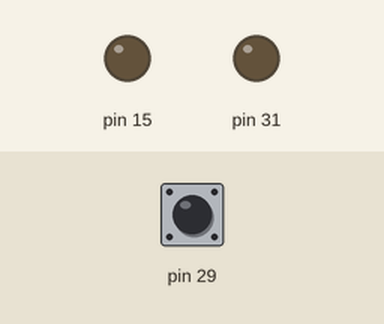
The program below on a simulated Raspberry Pi (header pin numbers). Parts: output pins drawn as LEDs (lit = HIGH). The test bench sets the inputs (shaded band); at power-on: pin 29 LOW. The clock reads 2024-03-15 10:24:30 at power-on unless the program sets it; the camera gives no picture and a still takes 0.5 s; threads take turns every 2 ms.

Above: at 2.2 s.
2.3 s: pin 29 pulled HIGH for 0.15 s
At 3.4 s:
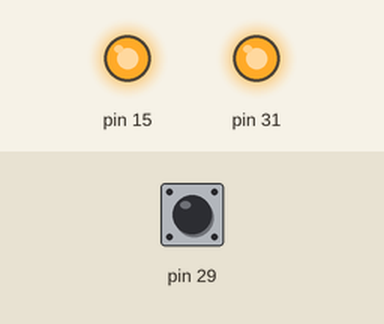
5.3 s: pin 29 pulled HIGH for 3.2 s
At 9.5 s:
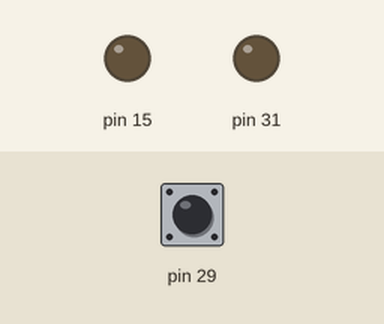
Timing chart, 0 to 11.0 s (numbered marks = the images above; inputs shaded):
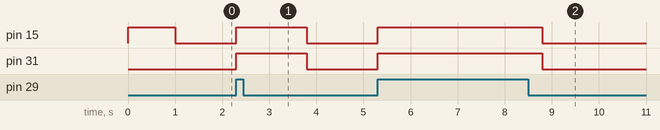

The program:

sampleCamera.py
```python
import picamera
from time import time, sleep, gmtime
import os.path
import os
import RPi.GPIO as GPIO
import threading

GPIO.setwarnings(False)
Event2 = threading.Event()
Event3 = threading.Event()
successor = False

#
# Returns the current time as a string with the format:
# mm-dd@hh:mm:ss
#
def getCurrentTimeString ():
  tm = gmtime()

  return "%04d-%02d-%02d_%02d-%02d-%02d" % \
  (tm.tm_year,tm.tm_mon,tm.tm_mday,tm.tm_hour,
  tm.tm_min,tm.tm_sec)

# use P1 header pin numbering convention
GPIO.setmode(GPIO.BOARD)
# Set up the GPIO channels - one input
GPIO.setup(29, GPIO.IN, pull_up_down=GPIO.PUD_DOWN)
GPIO.setup(15, GPIO.OUT)
GPIO.setup(31, GPIO.OUT)
#GPIO.add_event_detect(29, GPIO.RISING)
#print("START")
# Input from pin 11
#input_value = GPIO.input(29)
GPIO.output(15, GPIO.HIGH)
sleep(1)
GPIO.output(15, GPIO.LOW)

#
# Initialize camera and settings
#
#print("Test")
camera = picamera.PiCamera()
camera.sharpness = 0
camera.contrast = 0
camera.brightness = 50
camera.saturation = 0
camera.ISO = 0
camera.video_stabilization = False
camera.exposure_compensation = 0
camera.exposure_mode = 'auto'
camera.meter_mode = 'average'
camera.awb_mode = 'auto'
camera.image_effect = 'none'
camera.color_effects = None
camera.rotation = 0
camera.hflip = True
camera.vflip = True
camera.crop = (0.0, 0.0, 1.0, 1.0)


def cameraCapture():
  myVid = 1800
  GPIO.output(31, GPIO.HIGH)
  GPIO.output(15, GPIO.HIGH)
  global camera
  camera.capture('/home/pi/Documents/init_image_' + getCurrentTimeString() + '.jpg')
  #
  # Capture video
  #
  camera.start_recording('/home/pi/Documents/video_' + getCurrentTimeString() + '.h264')

  #
  # Wait predetermined amount of time
  #
  #print("Camera Begin!")
  #success = myEvent.wait(myVid)
  mytime=time()
  notDone=True
  failed=False
  global myVar
  while (notDone):
    try:
      camera.wait_recording(1)
    except:
      notDone = False
      failed = True
  	newtime = time()
    if (((newtime-myVid)>mytime) or myVar):
      notDone = False
      if (myVar == True):
        failed=True
  GPIO.output(31, GPIO.LOW)
  GPIO.output(15, GPIO.LOW)
  #print(success)
  #print("Camera End!")
  global successor
  if (failed == False):
    successor = True
  else:
    successor = False
  #
  # Stop video capture
  #
  camera.stop_recording()
  #
  # Take final image
  #
  camera.capture('/home/pi/Documents/video_' + 'fin_image' + getCurrentTimeString() + '.jpg')
  Event2.set()
  return

# stops cameraCapture() if GPIO pin falls from high to low
def detectFallingPin():
  GPIO.wait_for_edge(29, GPIO.FALLING)
  #print("Falling")
  global myVar
  myVar = True
  return

# starts cameraCapture() if GPIO pin rises from low to high
def detectRisingPin():
  GPIO.wait_for_edge(29, GPIO.RISING)
  #print("RISING")
  Event3.set()
  return

while (successor == False):
  Event2.clear()
  Event3.clear()
  myVar = False
  riseThread = threading.Thread(target=detectRisingPin)
  riseThread.start()
  Event3.wait(10000)
  pinThread = threading.Thread(target=detectFallingPin)
  pinThread.setDaemon(True)
  pinThread.start()
  camThread = threading.Thread(target=cameraCapture)
  camThread.run()
  Event2.wait(10000)
GPIO.output(31, GPIO.LOW)
while (1):
  GPIO.output(15, GPIO.LOW)
  sleep(0.5)
  GPIO.output(15, GPIO.HIGH)
  sleep(0.5)
```

Measured:
- after the input at 2.3 s, pin 15, pin 31: LOW → HIGH at once, → LOW 1.5 s later
- after the input at 5.3 s, pin 15, pin 31: LOW → HIGH at once, → LOW 3.5 s later
